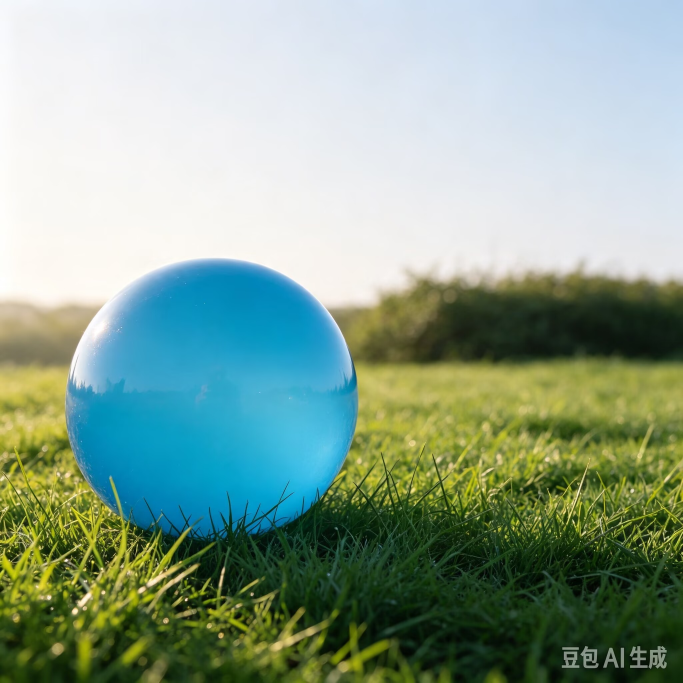
#> input picture 算法组/Week2/houkehong/src/green_detector/test_images/blue_01.png, 2048 x 2048 px (shown at 1/3 size); its folder holds only this picture in this run
$ python batch_test.py
#> lines starting #> are read from the running program, lines starting #| are printed output that depends on the picture; after the words box and inside, x2 and y2 are one past the last pixel; in counts of white or black regions, pixels touching at a corner belong together
### 算法组/Week2/houkehong/src/green_detector/green_detector/detector.py
# -*- coding: utf-8 -*-
"""蓝色目标检测核心模块（纯 OpenCV，不 import rclpy）。

整条链路（任务 1 的算法流程，逐级把上一步输出当作下一步输入）：

    读取 BGR 图像
        -> 转换到 HSV（把“颜色”从和亮度纠缠的 RGB 里解耦出来）
        -> 用 HSV 上下界生成二值 mask（这一步的输出是一张只有 0/255 的单通道图）
        -> 形态学开/闭运算（清掉 mask 上的孤立噪点、补上目标内部的小洞）
        -> 提取外轮廓（mask 的边界 -> 一串点坐标）
        -> 按面积阈值筛选（丢掉明显是噪声的候选）
        -> 对选中的轮廓求中心点 (u, v)

任务 1 的脚本、任务 2 的对比脚本、任务 3 的 ROS2 发布节点都 import 本模块，
保证「脚本里打印的坐标」和「话题里发布的坐标」是同一套逻辑，不是两套代码。
"""

from __future__ import annotations

import os
from dataclasses import dataclass, field
from datetime import datetime
from typing import List, Optional, Sequence, Tuple

import cv2
import numpy as np

# ---------------------------------------------------------------------------
# 默认参数（README 里记录的“统一验收规则”就是这几个值）
# ---------------------------------------------------------------------------
DEFAULT_HSV_LOWER: Tuple[int, int, int] = (95, 120, 60)
DEFAULT_HSV_UPPER: Tuple[int, int, int] = (130, 255, 255)
DEFAULT_MIN_AREA: float = 500.0      # 像素平方
DEFAULT_MORPH_KERNEL: int = 5        # 5x5 椭圆核

# OpenCV 里 H 的取值范围是 0~179（不是 0~360），S/V 是 0~255。
# 蓝色大致落在 H≈90~130：深蓝偏 105~115，天蓝/青蓝偏 95~105。
# S 下界取 120 而不是 60，是为了把「蓝天」（S≈90~100，饱和度低）挡在外面——
# 蓝天是蓝球检测最主要的干扰源，这条阈值就是专门为它调的。


@dataclass
class DetectorConfig:
    """一次检测用到的全部参数。改参数就是改这个对象。"""

    hsv_lower: Tuple[int, int, int] = DEFAULT_HSV_LOWER
    hsv_upper: Tuple[int, int, int] = DEFAULT_HSV_UPPER
    min_area: float = DEFAULT_MIN_AREA
    morph_kernel: int = DEFAULT_MORPH_KERNEL
    use_open: bool = True     # 开运算：先腐蚀后膨胀，去掉小的白色噪点
    use_close: bool = True    # 闭运算：先膨胀后腐蚀，补掉目标内部的黑洞

    def __post_init__(self) -> None:
        self.hsv_lower = tuple(int(v) for v in self.hsv_lower)  # type: ignore[assignment]
        self.hsv_upper = tuple(int(v) for v in self.hsv_upper)  # type: ignore[assignment]
        self.min_area = float(self.min_area)
        if len(self.hsv_lower) != 3 or len(self.hsv_upper) != 3:
            raise ValueError("HSV 上下界必须是 3 个整数 (H, S, V)")

        # 6 个分量都要查 0~255：只查 H 的话，S/V 传 300 会在 np.array(..., uint8)
        # 那一步被静默截断成 44（numpy 1.x 回绕，numpy>=2 直接 OverflowError），
        # 于是 upper 反而小于 lower -> inRange 恒空 -> 永远 detected=false，很难查。
        for name, value in (("H", self.hsv_lower[0]), ("H", self.hsv_upper[0]),
                            ("S", self.hsv_lower[1]), ("S", self.hsv_upper[1]),
                            ("V", self.hsv_lower[2]), ("V", self.hsv_upper[2])):
            if not (0 <= value <= 255):
                raise ValueError("%s 分量必须在 0~255 之间，收到 %d" % (name, value))
        if self.hsv_upper[0] > 179:
            raise ValueError("H 上界必须在 0~179 之间（OpenCV 的 H 是 8 位存储）")

        for lo, hi in zip(self.hsv_lower, self.hsv_upper):
            if lo > hi:
                raise ValueError(
                    "HSV 下界不能大于上界：lower=%s upper=%s"
                    % (self.hsv_lower, self.hsv_upper)
                )
        if self.min_area < 0:
            raise ValueError("min_area 不能是负数")

        # 形态学核尺寸归一化：偶数核在 OpenCV 里锚点有半像素偏移，太小的核等于没做。
        k = int(self.morph_kernel)
        if k < 3:
            k = 0            # 等价于关闭形态学（build_mask 里 morph_kernel >= 3 才生效）
        elif k % 2 == 0:
            k += 1           # 2/4/6 -> 3/5/7
        self.morph_kernel = k

    def describe(self) -> str:
        morph = []
        if self.use_open:
            morph.append("open")
        if self.use_close:
            morph.append("close")
        if self.morph_kernel < 3:
            morph_s = "none(k<3,off)"
        else:
            morph_s = "+".join(morph) if morph else "none"
        return (
            "HSV lower=%s upper=%s min_area=%.1f morph=%s(k=%d)"
            % (self.hsv_lower, self.hsv_upper, self.min_area, morph_s, self.morph_kernel)
        )


@dataclass
class Detection:
    """一帧图像的检测结果。detected=False 时 u/v/area 固定为 0，不允许输出未初始化坐标。"""

    detected: bool
    u: float = 0.0
    v: float = 0.0
    area: float = 0.0
    center_method: str = "none"        # moments / bbox / none
    contour: Optional[np.ndarray] = None
    bbox: Tuple[int, int, int, int] = (0, 0, 0, 0)   # x, y, w, h
    candidates: List[float] = field(default_factory=list)  # 通过面积筛选的候选面积（降序）
    mask: Optional[np.ndarray] = None

    @property
    def center_int(self) -> Tuple[int, int]:
        """画图用的整数坐标。"""
        return int(round(self.u)), int(round(self.v))


def build_mask(image_bgr: np.ndarray, cfg: DetectorConfig) -> np.ndarray:
    """BGR -> HSV -> 阈值 -> 形态学，返回单通道 0/255 的 mask。"""
    hsv = cv2.cvtColor(image_bgr, cv2.COLOR_BGR2HSV)
    mask = cv2.inRange(hsv, np.array(cfg.hsv_lower, dtype=np.uint8),
                       np.array(cfg.hsv_upper, dtype=np.uint8))

    if cfg.morph_kernel >= 3 and (cfg.use_open or cfg.use_close):
        k = cfg.morph_kernel
        kernel = cv2.getStructuringElement(cv2.MORPH_ELLIPSE, (k, k))
        if cfg.use_open:
            mask = cv2.morphologyEx(mask, cv2.MORPH_OPEN, kernel)
        if cfg.use_close:
            mask = cv2.morphologyEx(mask, cv2.MORPH_CLOSE, kernel)
    return mask


def detect(image_bgr: np.ndarray, cfg: Optional[DetectorConfig] = None) -> Detection:
    """在一张 BGR 图像上找蓝色目标，返回中心点 (u, v) 与面积。

    多个候选择优规则：**面积最大者胜**（面积相同则保留 findContours 返回顺序靠前的）。
    理由：本周目标只有一个，面积越大越可能是真目标而不是反光点/背景碎片。
    """
    if cfg is None:
        cfg = DetectorConfig()
    if image_bgr is None or image_bgr.size == 0:
        raise ValueError("输入图像为空，检查图片路径是否读到了文件")

    mask = build_mask(image_bgr, cfg)

    # OpenCV 4 的 findContours 返回 (contours, hierarchy) 两个值；
    # RETR_EXTERNAL 只取最外层轮廓，CHAIN_APPROX_SIMPLE 只存拐点，省内存。
    contours, _ = cv2.findContours(mask, cv2.RETR_EXTERNAL, cv2.CHAIN_APPROX_SIMPLE)

    accepted: List[Tuple[float, np.ndarray]] = []
    for c in contours:
        area = float(cv2.contourArea(c))
        if area >= cfg.min_area:      # 面积阈值：小于它的当噪声丢掉
            accepted.append((area, c))
    accepted.sort(key=lambda item: item[0], reverse=True)

    det = Detection(detected=False, mask=mask,
                    candidates=[a for a, _ in accepted])

    if not accepted:
        # 没有候选：明确返回“未检测到”，u/v/area 保持 0，绝不返回未初始化坐标
        return det

    area, contour = accepted[0]

    # 中心点用轮廓矩：m00 = 轮廓面积，m10/m00 = 重心的 u，m01/m00 = 重心的 v
    m = cv2.moments(contour)
    if m["m00"] > 1e-6:
        u = float(m["m10"] / m["m00"])
        v = float(m["m01"] / m["m00"])
        method = "moments"
    else:
        # 退化情况（面积 0 或轮廓是单点/直线）：退回外接矩形中心
        x, y, w, h = cv2.boundingRect(contour)
        u = float(x + w / 2.0)
        v = float(y + h / 2.0)
        method = "bbox"

    det.detected = True
    det.u, det.v, det.area = u, v, area
    det.center_method = method
    det.contour = contour
    det.bbox = tuple(int(v_) for v_ in cv2.boundingRect(contour))  # type: ignore[assignment]
    return det


def annotate(image_bgr: np.ndarray, det: Detection,
             cfg: Optional[DetectorConfig] = None) -> np.ndarray:
    """把轮廓 / 外接矩形 / 中心点 / 坐标文字画回原图。

    注意：cv2.putText 只支持 ASCII，所以图上的文字用英文，避免出现一堆问号。
    """
    out = image_bgr.copy()

    if det.detected and det.contour is not None:
        # 2) 选中的目标：粗轮廓（画成绿色，只是为了和蓝球本身区分开）
        cv2.drawContours(out, [det.contour], -1, (0, 255, 0), 2)

        # 3) 外接矩形：品红色，便于对比“矩形中心”和“重心”是否一致
        x, y, w, h = det.bbox
        cv2.rectangle(out, (x, y), (x + w, y + h), (255, 0, 255), 1)

        # 4) 中心点：红色实心圆 + 十字准星
        cu, cv_ = det.center_int
        cv2.circle(out, (cu, cv_), 5, (0, 0, 255), -1)
        cv2.line(out, (cu - 14, cv_), (cu + 14, cv_), (0, 0, 255), 1)
        cv2.line(out, (cu, cv_ - 14), (cu, cv_ + 14), (0, 0, 255), 1)

        lines = [
            ("detected=True", (0, 255, 0)),
            ("u=%d, v=%d" % (cu, cv_), (0, 0, 255)),
            ("area=%.0f px^2" % det.area, (0, 255, 255)),
            ("center=%s" % det.center_method, (255, 255, 255)),
            ("cands=%d (picked largest)" % len(det.candidates), (255, 255, 255)),
        ]
    else:
        # 5) 没检测到：画面中央给一个明确的红字提示
        text = "NO TARGET DETECTED"
        (tw, th), _ = cv2.getTextSize(text, cv2.FONT_HERSHEY_SIMPLEX, 1.0, 2)
        ox = max(10, (out.shape[1] - tw) // 2)
        oy = max(40, out.shape[0] // 2)
        cv2.putText(out, text, (ox, oy), cv2.FONT_HERSHEY_SIMPLEX, 1.0, (0, 0, 255), 2)
        lines = [
            ("detected=False", (0, 0, 255)),
            ("u=0, v=0 (default)", (255, 255, 255)),
            ("area=0", (255, 255, 255)),
        ]

    if cfg is not None:
        lines.append(("min_area=%.0f" % cfg.min_area, (200, 200, 200)))
        lines.append(("H %d-%d S %d-%d V %d-%d"
                      % (cfg.hsv_lower[0], cfg.hsv_upper[0],
                         cfg.hsv_lower[1], cfg.hsv_upper[1],
                         cfg.hsv_lower[2], cfg.hsv_upper[2]), (200, 200, 200)))

    # 6) 左上角半透明信息面板
    pad, lh = 8, 22
    box_w = 300
    box_h = pad * 2 + lh * len(lines)
    overlay = out.copy()
    cv2.rectangle(overlay, (0, 0), (box_w, box_h), (0, 0, 0), -1)
    out = cv2.addWeighted(overlay, 0.55, out, 0.45, 0)
    for i, (text, color) in enumerate(lines):
        cv2.putText(out, text, (pad, pad + lh * (i + 1) - 6),
                    cv2.FONT_HERSHEY_SIMPLEX, 0.55, color, 1, cv2.LINE_AA)
    return out


def mask_to_bgr(mask: np.ndarray) -> np.ndarray:
    """把单通道 mask 转成三通道，方便和彩色图拼在一起保存。"""
    return cv2.cvtColor(mask, cv2.COLOR_GRAY2BGR)


# ---------------------------------------------------------------------------
# 小工具：读写带中文路径的文件、终端抬头
# ---------------------------------------------------------------------------
def imread_unicode(path: str) -> Optional[np.ndarray]:
    """cv2.imread 在 Windows 上遇到中文路径会返回 None，用 imdecode 兜一层。"""
    if not os.path.isfile(path):
        return None
    data = np.fromfile(path, dtype=np.uint8)
    if data.size == 0:
        return None
    return cv2.imdecode(data, cv2.IMREAD_COLOR)


def imwrite_unicode(path: str, image: np.ndarray) -> bool:
    """同样地，cv2.imwrite 写不了中文路径，改用 imencode + tofile。"""
    ext = os.path.splitext(path)[1] or ".png"
    ok, buf = cv2.imencode(ext, image)
    if not ok:
        return False
    folder = os.path.dirname(os.path.abspath(path))
    if folder:
        os.makedirs(folder, exist_ok=True)
    buf.tofile(path)
    return True


def print_banner(name: str, title: str) -> None:
    """终端抬头：姓名 + 实时时间戳（防抄袭要求，截图时能一起被截进去）。"""
    print("=" * 62)
    print("姓名: %s" % name)
    print("时间: %s" % datetime.now().strftime("%Y-%m-%d %H:%M:%S"))
    print("任务: %s" % title)
    print("=" * 62)


# [6 lines left out: function format_result, not called in this run]

### 算法组/Week2/houkehong/src/green_detector/green_detector/visual.py
# -*- coding: utf-8 -*-
"""把多张图拼成带标签的对照图（参数对比、批量结果都用它）。"""

from __future__ import annotations

from typing import List, Sequence

import cv2
import numpy as np

LABEL_H = 30          # 每张图上方的标签栏高度
GAP = 8               # 图与图之间的间隔
BAR_COLOR = (32, 32, 32)


def tile(image: np.ndarray, label: str, width: int = 480) -> np.ndarray:
    """缩放到固定宽度 + 顶部加一条标签栏，返回 BGR 图。"""
    if image.ndim == 2:
        image = cv2.cvtColor(image, cv2.COLOR_GRAY2BGR)
    h, w = image.shape[:2]
    scale = width / float(w)
    resized = cv2.resize(image, (width, max(1, int(round(h * scale)))),
                         interpolation=cv2.INTER_AREA)
    out = cv2.copyMakeBorder(resized, LABEL_H, 0, 0, 0,
                             cv2.BORDER_CONSTANT, value=BAR_COLOR)
    cv2.putText(out, label, (8, LABEL_H - 9), cv2.FONT_HERSHEY_SIMPLEX,
                0.55, (255, 255, 255), 1, cv2.LINE_AA)
    return out


def stack_rows(rows: Sequence[Sequence[np.ndarray]]) -> np.ndarray:
    """把若干行拼起来，每行高度取该行最高者，其余用黑边补齐。"""
    if not rows:
        raise ValueError("没有可拼接的图片")

    out_rows: List[np.ndarray] = []
    for row in rows:
        row_h = max(img.shape[0] for img in row)
        padded = []
        for img in row:
            if img.shape[0] < row_h:
                img = cv2.copyMakeBorder(img, 0, row_h - img.shape[0], 0, 0,
                                         cv2.BORDER_CONSTANT, value=BAR_COLOR)
            padded.append(img)
            padded.append(np.full((row_h, GAP, 3), 0, dtype=np.uint8))
        out_rows.append(np.hstack(padded[:-1]))
    max_w = max(r.shape[1] for r in out_rows)
    fixed = []
    for r in out_rows:
        if r.shape[1] < max_w:
            r = cv2.copyMakeBorder(r, 0, 0, 0, max_w - r.shape[1],
                                   cv2.BORDER_CONSTANT, value=BAR_COLOR)
        fixed.append(r)
        fixed.append(np.zeros((GAP, max_w, 3), dtype=np.uint8))
    grid = np.vstack(fixed[:-1])
    return grid

### 算法组/Week2/houkehong/src/green_detector/green_detector/cli_args.py
# -*- coding: utf-8 -*-
"""命令行参数助手：让 3 个脚本共用同一套 HSV / 面积 / 形态学开关。"""

from __future__ import annotations

import argparse

from .detector import (DEFAULT_HSV_LOWER, DEFAULT_HSV_UPPER,
                       DEFAULT_MIN_AREA, DEFAULT_MORPH_KERNEL, DetectorConfig)


def add_detector_args(parser: argparse.ArgumentParser) -> argparse.ArgumentParser:
    parser.add_argument("--hsv-lower", nargs=3, type=int, default=list(DEFAULT_HSV_LOWER),
                        metavar=("H", "S", "V"), help="HSV 下界，默认 95 120 60")
    parser.add_argument("--hsv-upper", nargs=3, type=int, default=list(DEFAULT_HSV_UPPER),
                        metavar=("H", "S", "V"), help="HSV 上界，默认 130 255 255")
    parser.add_argument("--min-area", type=float, default=DEFAULT_MIN_AREA,
                        help="最小轮廓面积（像素平方），默认 500")
    parser.add_argument("--kernel", type=int, default=DEFAULT_MORPH_KERNEL,
                        help="形态学核尺寸（奇数），默认 5")
    parser.add_argument("--no-open", action="store_true", help="关闭开运算")
    parser.add_argument("--no-close", action="store_true", help="关闭闭运算")
    parser.add_argument("--no-morph", action="store_true", help="等价于同时关闭开运算和闭运算")
    return parser


def config_from_args(args: argparse.Namespace) -> DetectorConfig:
    use_open = not (args.no_open or args.no_morph)
    use_close = not (args.no_close or args.no_morph)
    return DetectorConfig(
        hsv_lower=tuple(args.hsv_lower),
        hsv_upper=tuple(args.hsv_upper),
        min_area=args.min_area,
        morph_kernel=args.kernel,
        use_open=use_open,
        use_close=use_close,
    )

### 算法组/Week2/houkehong/src/green_detector/green_detector/batch_test.py
#!/usr/bin/env python3
# -*- coding: utf-8 -*-
"""任务 1 补充：批量跑若干张测试图片，打印汇总表并拼一张结果图。

加分项「对至少 5 张图片做测试，并总结误检/漏检」就是靠这个脚本出数据。

用法：

    python3 src/green_detector/green_detector/batch_test.py \
        --image-dir src/green_detector/test_images \
        --output 02_批量结果.png --out-dir out
"""

from __future__ import annotations

import argparse
import os
import sys
import time

if __package__ in (None, ""):
    sys.path.insert(0, os.path.dirname(os.path.dirname(os.path.abspath(__file__))))
    from green_detector.cli_args import add_detector_args, config_from_args
    from green_detector.detector import (annotate, detect, imread_unicode,
                                         imwrite_unicode, mask_to_bgr,
                                         print_banner)
    from green_detector.visual import stack_rows, tile
else:
    from .cli_args import add_detector_args, config_from_args
    from .detector import (annotate, detect, imread_unicode, imwrite_unicode,
                           mask_to_bgr, print_banner)
    from .visual import stack_rows, tile

IMAGE_EXTS = (".jpg", ".jpeg", ".png", ".bmp")


def list_images(folder: str):
    if not os.path.isdir(folder):
        return []
    names = sorted(n for n in os.listdir(folder) if n.lower().endswith(IMAGE_EXTS))
    return [os.path.join(folder, n) for n in names]


def parse_args(argv=None) -> argparse.Namespace:
    p = argparse.ArgumentParser(description="批量检测测试图片并输出汇总表")
    p.add_argument("--image-dir", default="src/green_detector/test_images")
    p.add_argument("--output", default="02_批量结果.png", help="拼图保存路径")
    p.add_argument("--out-dir", default="out", help="单张标注图与 mask 的保存目录")
    p.add_argument("--name", default="houkehong")
    add_detector_args(p)
    return p.parse_args(argv)


def main(argv=None) -> int:
    args = parse_args(argv)
    cfg = config_from_args(args)
    print_banner(args.name, "任务1 · 多图批量测试")

    paths = list_images(args.image_dir)
    if not paths:
        print("[ERROR] 目录里没有图片：%s" % os.path.abspath(args.image_dir))
        print("        支持 %s，把测试图按 blue_01.png 这样命名放进去" % (IMAGE_EXTS,))
        return 2

    print("[INFO] 参数: %s" % cfg.describe())
    print("[INFO] 共 %d 张图片\n" % len(paths))

    header = "%-3s %-18s %-9s %9s %9s %11s %6s %9s" % (
        "#", "文件", "detected", "u", "v", "area", "候选", "耗时ms")
    print(header)
    print("-" * len(header))

    ok_count, tiles, rows = 0, [], []
    for i, path in enumerate(paths, start=1):
        img = imread_unicode(path)
#> in imread_unicode, returned value is the input picture: shape (2048, 2048, 3); mean B, G, R 145.8, 162.6, 138.6
        name = os.path.basename(path)
        if img is None:
            print("%-3d %-18s  读图失败" % (i, name))
            continue
        t0 = time.perf_counter()
        det = detect(img, cfg)
#> in build_mask, `mask = cv2.inRange(hsv, np.array(cfg.hsv_lower, dtype=np.uint8), np.ar..`:
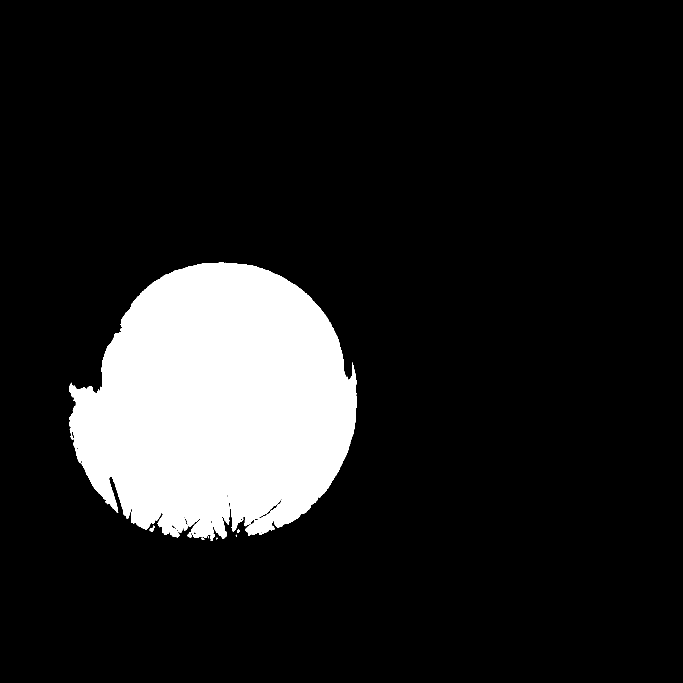
#> mask: shape (2048, 2048) (shown at 1/3 size); 12.7% white; 9 white regions (3 under 20 px), largest, box (x1, y1, x2, y2) and area: (208, 788, 1070, 1623) 533366, (449, 1577, 464, 1595) 129, (562, 1597, 575, 1613) 127, (212, 1302, 221, 1320) 76, (711, 1589, 719, 1599) 53, (604, 1614, 613, 1620) 33
#> in detect, `contours, _ = cv2.findContours(mask, cv2.RETR_EXTERNAL, cv2.CHAIN_APPR..`: contours = 3 contours; box (x1, y1, x2, y2) and area: (208, 788, 1070, 1623) 532946, (449, 1583, 461, 1595) 82, (712, 1589, 719, 1598) 33
#> the loop in detect, `for c in contours:` made 3 passes
#> area on passes 1 to 3: 33, 82.5, 532946
#> after the loop in detect, `for c in contours:`: accepted = 1 item
#> in detect, `area, contour = accepted[0]`: contour = contour of 2055 points, box (x1, y1, x2, y2) (208, 788, 1070, 1623), area 532946
#> in detect, `m = cv2.moments(contour)`: m = moments, m00 532946, centre m10/m00, m01/m00 = (653.2, 1211.4)
#> in detect, `u = float(m["m10"] / m["m00"])`: u = 653.2
#> in detect, `v = float(m["m01"] / m["m00"])`: v = 1211.4
#> in detect, `det.u, det.v, det.area = u, v, area`: det.u = 653.2; det.v = 1211.4; det.area = 532946
#> in detect, `det.contour = contour`: det.contour has the same summary as contour
#> in detect, `det.bbox = tuple(int(v_) for v_ in cv2.boundingRect(contour))`: det.bbox = (208, 788, 862, 835)
        cost = (time.perf_counter() - t0) * 1000.0
        if det.detected:
            ok_count += 1
            print("%-3d %-18s %-9s %9.1f %9.1f %11.1f %6d %9.2f"
                  % (i, name, "True", det.u, det.v, det.area, len(det.candidates), cost))
#| 1   blue_01.png        True          653.2    1211.4    532946.0      1    469.62
        else:
            print("%-3d %-18s %-9s %9s %9s %11s %6d %9.2f"
                  % (i, name, "False", "-", "-", "-", len(det.candidates), cost))

        annotated = annotate(img, det, cfg)
#> in annotate, `x, y, w, h = det.bbox`: x = 208; y = 788; w = 862; h = 835
#> in annotate, `cu, cv_ = det.center_int`: cu = 653; cv_ = 1211
#> in annotate, `lines = [ ("detected=True", (0, 255, 0)), ("u=%d, v=%d" % (cu, cv_), (..`: lines = [('detected=True', (0, 255, 0)), ('u=653, v=1211', (0, 0, 255)), ('area=532946 px^2', (0, 255, 255)), ('center=moments', (255, 255, 255)), ('cands=1 (picked largest)', (255, 255, 255))]
#> in annotate, `box_h = pad * 2 + lh * len(lines)`: box_h = 170
#> in annotate, `cv2.rectangle(overlay, (0, 0), (box_w, box_h), (0, 0, 0), -1)`:
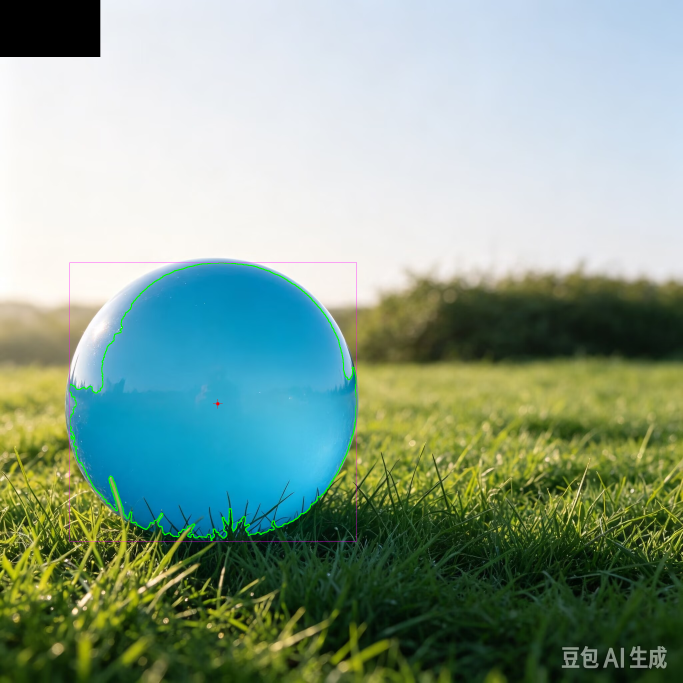
#> overlay: shape (2048, 2048, 3) (shown at 1/3 size); mean B, G, R 142.4, 159.9, 135.6
#> the loop in annotate, `for i, (text, color) in enumerate(lines):` made 7 passes
#> (text, color) on passes 1 to 7: ('detected=True', (0, 255, 0)), ('u=653, v=1211', (0, 0, 255)), ('area=532946 px^2', (0, 255, 255)), ('center=moments', (255, 255, 255)), ('cands=1 (picked largest)', (255, 255, 255)), ('min_area=500', (200, 200, 200)), ('H 95-130 S 120-255 V 60-255', (200, 200, 200))
        for out_path, image in (
                (os.path.join(args.out_dir, "annot_" + name), annotated),
                (os.path.join(args.out_dir, "mask_" + name), mask_to_bgr(det.mask))):
            if not imwrite_unicode(out_path, image):
                print("[WARN] 保存失败（检查目录权限/磁盘）: %s" % out_path)
#> this loop made 2 passes
#> out_path on passes 1 to 2: 'out/annot_blue_01.png', 'out/mask_blue_01.png'
        tiles.append(tile(annotated, "%s  %s" % (name, "OK" if det.detected else "NO TARGET"),
                          width=420))
#> in tile, `resized = cv2.resize(image, (width, max(1, int(round(h * scale)))), in..`:
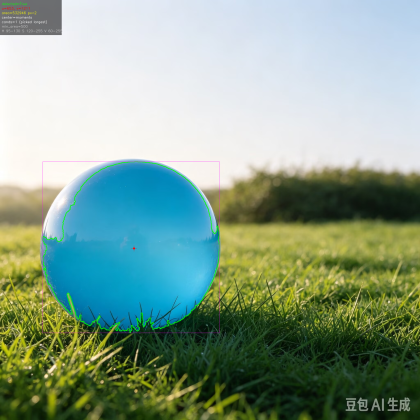
#> resized: shape (420, 420, 3); mean B, G, R 143.7, 161.3, 137
#> (the rest of the program and of its run is left out)
